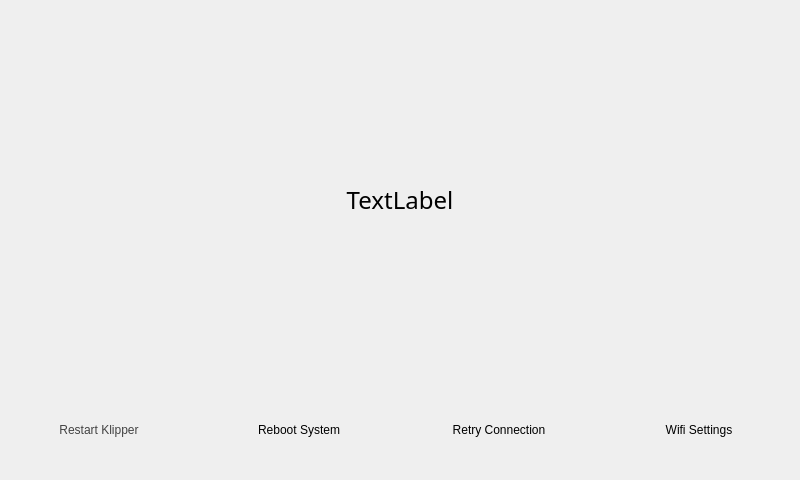
<?xml version="1.0" encoding="UTF-8"?>
<ui version="4.0">
 <class>ConnectivityForm</class>
 <widget class="QWidget" name="ConnectivityForm">
  <property name="windowModality">
   <enum>Qt::WindowModal</enum>
  </property>
  <property name="geometry">
   <rect>
    <x>0</x>
    <y>0</y>
    <width>800</width>
    <height>480</height>
   </rect>
  </property>
  <property name="sizePolicy">
   <sizepolicy hsizetype="Fixed" vsizetype="Fixed">
    <horstretch>0</horstretch>
    <verstretch>0</verstretch>
   </sizepolicy>
  </property>
  <property name="minimumSize">
   <size>
    <width>800</width>
    <height>480</height>
   </size>
  </property>
  <property name="maximumSize">
   <size>
    <width>800</width>
    <height>480</height>
   </size>
  </property>
  <property name="windowTitle">
   <string>Form</string>
  </property>
  <property name="windowOpacity">
   <double>1.000000000000000</double>
  </property>
  <property name="autoFillBackground">
   <bool>false</bool>
  </property>
  <property name="styleSheet">
   <string notr="true">#ConnectivityForm{
	
	
	background-image: url(:/background/1st_background.png);
}


#TextFrame &gt; QLabel{
	text-align: center;
	font-family: Momcake;
	font-style: normal;
	font-size: 18pt;
	color: rgba(255,255,255,1);
	text-align: center
}

</string>
  </property>
  <property name="class" stdset="0">
   <string/>
  </property>
  <widget class="QFrame" name="ButtonFrame">
   <property name="geometry">
    <rect>
     <x>-1</x>
     <y>390</y>
     <width>800</width>
     <height>80</height>
    </rect>
   </property>
   <property name="sizePolicy">
    <sizepolicy hsizetype="Preferred" vsizetype="Preferred">
     <horstretch>0</horstretch>
     <verstretch>0</verstretch>
    </sizepolicy>
   </property>
   <property name="minimumSize">
    <size>
     <width>800</width>
     <height>80</height>
    </size>
   </property>
   <property name="maximumSize">
    <size>
     <width>800</width>
     <height>80</height>
    </size>
   </property>
   <property name="baseSize">
    <size>
     <width>800</width>
     <height>80</height>
    </size>
   </property>
   <property name="font">
    <font>
     <stylestrategy>PreferAntialias</stylestrategy>
    </font>
   </property>
   <property name="tabletTracking">
    <bool>true</bool>
   </property>
   <property name="autoFillBackground">
    <bool>false</bool>
   </property>
   <property name="styleSheet">
    <string notr="true"/>
   </property>
   <property name="frameShape">
    <enum>QFrame::NoFrame</enum>
   </property>
   <property name="frameShadow">
    <enum>QFrame::Plain</enum>
   </property>
   <property name="lineWidth">
    <number>0</number>
   </property>
   <layout class="QHBoxLayout" name="horizontalLayout">
    <property name="spacing">
     <number>0</number>
    </property>
    <property name="sizeConstraint">
     <enum>QLayout::SetDefaultConstraint</enum>
    </property>
    <property name="leftMargin">
     <number>0</number>
    </property>
    <property name="topMargin">
     <number>0</number>
    </property>
    <property name="rightMargin">
     <number>0</number>
    </property>
    <property name="bottomMargin">
     <number>0</number>
    </property>
    <item>
     <widget class="CustomQPushButton" name="RestartKlipperButton">
      <property name="sizePolicy">
       <sizepolicy hsizetype="Fixed" vsizetype="Fixed">
        <horstretch>0</horstretch>
        <verstretch>0</verstretch>
       </sizepolicy>
      </property>
      <property name="minimumSize">
       <size>
        <width>200</width>
        <height>80</height>
       </size>
      </property>
      <property name="maximumSize">
       <size>
        <width>200</width>
        <height>80</height>
       </size>
      </property>
      <property name="baseSize">
       <size>
        <width>200</width>
        <height>80</height>
       </size>
      </property>
      <property name="palette">
       <palette>
        <active>
         <colorrole role="WindowText">
          <brush brushstyle="SolidPattern">
           <color alpha="255">
            <red>66</red>
            <green>66</green>
            <blue>66</blue>
           </color>
          </brush>
         </colorrole>
         <colorrole role="Text">
          <brush brushstyle="SolidPattern">
           <color alpha="255">
            <red>66</red>
            <green>66</green>
            <blue>66</blue>
           </color>
          </brush>
         </colorrole>
         <colorrole role="ButtonText">
          <brush brushstyle="SolidPattern">
           <color alpha="255">
            <red>66</red>
            <green>66</green>
            <blue>66</blue>
           </color>
          </brush>
         </colorrole>
        </active>
        <inactive>
         <colorrole role="WindowText">
          <brush brushstyle="SolidPattern">
           <color alpha="255">
            <red>66</red>
            <green>66</green>
            <blue>66</blue>
           </color>
          </brush>
         </colorrole>
         <colorrole role="Text">
          <brush brushstyle="SolidPattern">
           <color alpha="255">
            <red>66</red>
            <green>66</green>
            <blue>66</blue>
           </color>
          </brush>
         </colorrole>
         <colorrole role="ButtonText">
          <brush brushstyle="SolidPattern">
           <color alpha="255">
            <red>66</red>
            <green>66</green>
            <blue>66</blue>
           </color>
          </brush>
         </colorrole>
        </inactive>
        <disabled>
         <colorrole role="WindowText">
          <brush brushstyle="SolidPattern">
           <color alpha="255">
            <red>66</red>
            <green>66</green>
            <blue>66</blue>
           </color>
          </brush>
         </colorrole>
         <colorrole role="Text">
          <brush brushstyle="SolidPattern">
           <color alpha="255">
            <red>66</red>
            <green>66</green>
            <blue>66</blue>
           </color>
          </brush>
         </colorrole>
         <colorrole role="ButtonText">
          <brush brushstyle="SolidPattern">
           <color alpha="255">
            <red>66</red>
            <green>66</green>
            <blue>66</blue>
           </color>
          </brush>
         </colorrole>
        </disabled>
       </palette>
      </property>
      <property name="font">
       <font>
        <strikeout>false</strikeout>
        <stylestrategy>PreferAntialias</stylestrategy>
        <kerning>false</kerning>
       </font>
      </property>
      <property name="cursor">
       <cursorShape>BlankCursor</cursorShape>
      </property>
      <property name="tabletTracking">
       <bool>true</bool>
      </property>
      <property name="focusPolicy">
       <enum>Qt::NoFocus</enum>
      </property>
      <property name="contextMenuPolicy">
       <enum>Qt::NoContextMenu</enum>
      </property>
      <property name="layoutDirection">
       <enum>Qt::LeftToRight</enum>
      </property>
      <property name="autoFillBackground">
       <bool>false</bool>
      </property>
      <property name="styleSheet">
       <string notr="true"/>
      </property>
      <property name="text">
       <string>Restart Klipper</string>
      </property>
      <property name="iconSize">
       <size>
        <width>46</width>
        <height>42</height>
       </size>
      </property>
      <property name="checkable">
       <bool>false</bool>
      </property>
      <property name="autoRepeat">
       <bool>false</bool>
      </property>
      <property name="autoExclusive">
       <bool>false</bool>
      </property>
      <property name="autoRepeatDelay">
       <number>0</number>
      </property>
      <property name="autoRepeatInterval">
       <number>0</number>
      </property>
      <property name="autoDefault">
       <bool>false</bool>
      </property>
      <property name="flat">
       <bool>true</bool>
      </property>
      <property name="iconPixmap" stdset="0">
       <pixmap resource="../resources/system_resources.qrc">:/icons/media/btn_icons/filament_icon.svg</pixmap>
      </property>
      <property name="borderLeftPixmap" stdset="0">
       <pixmap resource="../resources/button_resources.qrc">:/button_borders/media/buttons/btn_part1.svg</pixmap>
      </property>
      <property name="borderCenterPixmap" stdset="0">
       <pixmap resource="../resources/button_resources.qrc">:/button_borders/media/buttons/btn_part2.svg</pixmap>
      </property>
      <property name="borderRightPixmap" stdset="0">
       <pixmap resource="../resources/button_resources.qrc">:/button_borders/media/buttons/btn_part3.svg</pixmap>
      </property>
     </widget>
    </item>
    <item>
     <widget class="CustomQPushButton" name="RebootSystemButton">
      <property name="sizePolicy">
       <sizepolicy hsizetype="Fixed" vsizetype="Fixed">
        <horstretch>0</horstretch>
        <verstretch>0</verstretch>
       </sizepolicy>
      </property>
      <property name="minimumSize">
       <size>
        <width>200</width>
        <height>80</height>
       </size>
      </property>
      <property name="maximumSize">
       <size>
        <width>200</width>
        <height>80</height>
       </size>
      </property>
      <property name="baseSize">
       <size>
        <width>200</width>
        <height>80</height>
       </size>
      </property>
      <property name="cursor">
       <cursorShape>BlankCursor</cursorShape>
      </property>
      <property name="tabletTracking">
       <bool>true</bool>
      </property>
      <property name="focusPolicy">
       <enum>Qt::NoFocus</enum>
      </property>
      <property name="contextMenuPolicy">
       <enum>Qt::NoContextMenu</enum>
      </property>
      <property name="autoFillBackground">
       <bool>false</bool>
      </property>
      <property name="text">
       <string>Reboot System</string>
      </property>
      <property name="autoDefault">
       <bool>false</bool>
      </property>
      <property name="default">
       <bool>false</bool>
      </property>
      <property name="flat">
       <bool>true</bool>
      </property>
      <property name="class" stdset="0">
       <string>system_control_btn</string>
      </property>
      <property name="iconPixmap" stdset="0">
       <pixmap/>
      </property>
      <property name="borderLeftPixmap" stdset="0">
       <pixmap resource="../resources/button_resources.qrc">:/button_borders/media/buttons/btn_part1.svg</pixmap>
      </property>
      <property name="borderCenterPixmap" stdset="0">
       <pixmap resource="../resources/button_resources.qrc">:/button_borders/media/buttons/btn_part2.svg</pixmap>
      </property>
      <property name="borderRightPixmap" stdset="0">
       <pixmap resource="../resources/button_resources.qrc">:/button_borders/media/buttons/btn_part3.svg</pixmap>
      </property>
     </widget>
    </item>
    <item>
     <widget class="CustomQPushButton" name="RetryConnectionButton">
      <property name="sizePolicy">
       <sizepolicy hsizetype="Fixed" vsizetype="Fixed">
        <horstretch>0</horstretch>
        <verstretch>0</verstretch>
       </sizepolicy>
      </property>
      <property name="minimumSize">
       <size>
        <width>200</width>
        <height>80</height>
       </size>
      </property>
      <property name="maximumSize">
       <size>
        <width>200</width>
        <height>80</height>
       </size>
      </property>
      <property name="baseSize">
       <size>
        <width>0</width>
        <height>0</height>
       </size>
      </property>
      <property name="tabletTracking">
       <bool>true</bool>
      </property>
      <property name="focusPolicy">
       <enum>Qt::ClickFocus</enum>
      </property>
      <property name="autoFillBackground">
       <bool>false</bool>
      </property>
      <property name="styleSheet">
       <string notr="true"/>
      </property>
      <property name="text">
       <string>Retry Connection</string>
      </property>
      <property name="icon">
       <iconset>
        <normaloff>:/Svgtype/media/icons/retry_connectionsvg.svg</normaloff>:/Svgtype/media/icons/retry_connectionsvg.svg</iconset>
      </property>
      <property name="iconSize">
       <size>
        <width>38</width>
        <height>16</height>
       </size>
      </property>
      <property name="checkable">
       <bool>false</bool>
      </property>
      <property name="autoRepeatDelay">
       <number>0</number>
      </property>
      <property name="autoRepeatInterval">
       <number>0</number>
      </property>
      <property name="autoDefault">
       <bool>false</bool>
      </property>
      <property name="default">
       <bool>false</bool>
      </property>
      <property name="flat">
       <bool>true</bool>
      </property>
      <property name="class" stdset="0">
       <string>system_control_btn</string>
      </property>
      <property name="borderLeftPixmap" stdset="0">
       <pixmap resource="../resources/button_resources.qrc">:/button_borders/media/buttons/btn_part1.svg</pixmap>
      </property>
      <property name="borderCenterPixmap" stdset="0">
       <pixmap resource="../resources/button_resources.qrc">:/button_borders/media/buttons/btn_part2.svg</pixmap>
      </property>
      <property name="borderRightPixmap" stdset="0">
       <pixmap resource="../resources/button_resources.qrc">:/button_borders/media/buttons/btn_part3.svg</pixmap>
      </property>
      <property name="iconPixmap" stdset="0">
       <pixmap resource="../resources/system_resources.qrc">:/icons/media/btn_icons/filament_unload.svg</pixmap>
      </property>
     </widget>
    </item>
    <item>
     <widget class="CustomQPushButton" name="WifiButton">
      <property name="sizePolicy">
       <sizepolicy hsizetype="Fixed" vsizetype="Fixed">
        <horstretch>0</horstretch>
        <verstretch>0</verstretch>
       </sizepolicy>
      </property>
      <property name="minimumSize">
       <size>
        <width>200</width>
        <height>80</height>
       </size>
      </property>
      <property name="maximumSize">
       <size>
        <width>200</width>
        <height>80</height>
       </size>
      </property>
      <property name="baseSize">
       <size>
        <width>200</width>
        <height>80</height>
       </size>
      </property>
      <property name="tabletTracking">
       <bool>true</bool>
      </property>
      <property name="focusPolicy">
       <enum>Qt::NoFocus</enum>
      </property>
      <property name="contextMenuPolicy">
       <enum>Qt::NoContextMenu</enum>
      </property>
      <property name="autoFillBackground">
       <bool>false</bool>
      </property>
      <property name="text">
       <string>Wifi Settings</string>
      </property>
      <property name="autoDefault">
       <bool>false</bool>
      </property>
      <property name="default">
       <bool>false</bool>
      </property>
      <property name="flat">
       <bool>true</bool>
      </property>
      <property name="class" stdset="0">
       <string>system_control_btn</string>
      </property>
      <property name="borderLeftPixmap" stdset="0">
       <pixmap resource="../resources/button_resources.qrc">:/button_borders/media/buttons/btn_part1.svg</pixmap>
      </property>
      <property name="borderCenterPixmap" stdset="0">
       <pixmap resource="../resources/button_resources.qrc">:/button_borders/media/buttons/btn_part2.svg</pixmap>
      </property>
      <property name="borderRightPixmap" stdset="0">
       <pixmap resource="../resources/button_resources.qrc">:/button_borders/media/buttons/btn_part3.svg</pixmap>
      </property>
     </widget>
    </item>
   </layout>
  </widget>
  <widget class="QFrame" name="TextFrame">
   <property name="geometry">
    <rect>
     <x>0</x>
     <y>0</y>
     <width>800</width>
     <height>400</height>
    </rect>
   </property>
   <property name="sizePolicy">
    <sizepolicy hsizetype="Minimum" vsizetype="Minimum">
     <horstretch>0</horstretch>
     <verstretch>0</verstretch>
    </sizepolicy>
   </property>
   <property name="minimumSize">
    <size>
     <width>800</width>
     <height>400</height>
    </size>
   </property>
   <property name="maximumSize">
    <size>
     <width>800</width>
     <height>400</height>
    </size>
   </property>
   <property name="palette">
    <palette>
     <active/>
     <inactive/>
     <disabled/>
    </palette>
   </property>
   <property name="autoFillBackground">
    <bool>false</bool>
   </property>
   <property name="frameShape">
    <enum>QFrame::NoFrame</enum>
   </property>
   <property name="frameShadow">
    <enum>QFrame::Raised</enum>
   </property>
   <layout class="QVBoxLayout" name="verticalLayout">
    <item>
     <widget class="QLabel" name="connectionTextBox">
      <property name="sizePolicy">
       <sizepolicy hsizetype="Preferred" vsizetype="Preferred">
        <horstretch>0</horstretch>
        <verstretch>0</verstretch>
       </sizepolicy>
      </property>
      <property name="maximumSize">
       <size>
        <width>800</width>
        <height>400</height>
       </size>
      </property>
      <property name="font">
       <font>
        <family>Momcake</family>
        <pointsize>18</pointsize>
        <italic>false</italic>
       </font>
      </property>
      <property name="text">
       <string>TextLabel</string>
      </property>
      <property name="textFormat">
       <enum>Qt::PlainText</enum>
      </property>
      <property name="scaledContents">
       <bool>false</bool>
      </property>
      <property name="alignment">
       <set>Qt::AlignCenter</set>
      </property>
      <property name="wordWrap">
       <bool>false</bool>
      </property>
      <property name="textInteractionFlags">
       <set>Qt::NoTextInteraction</set>
      </property>
     </widget>
    </item>
   </layout>
  </widget>
 </widget>
 <customwidgets>
  <customwidget>
   <class>CustomQPushButton</class>
   <extends>QPushButton</extends>
   <header location="global">qt_ui.ui_util.h</header>
  </customwidget>
 </customwidgets>
 <resources>
  <include location="../resources/button_resources.qrc"/>
  <include location="../resources/system_resources.qrc"/>
  <include location="../resources/main_menu_resources.qrc"/>
  <include location="../resources/top_bar_resources.qrc"/>
  <include location="../resources/background_resources.qrc"/>
 </resources>
 <connections/>
</ui>
